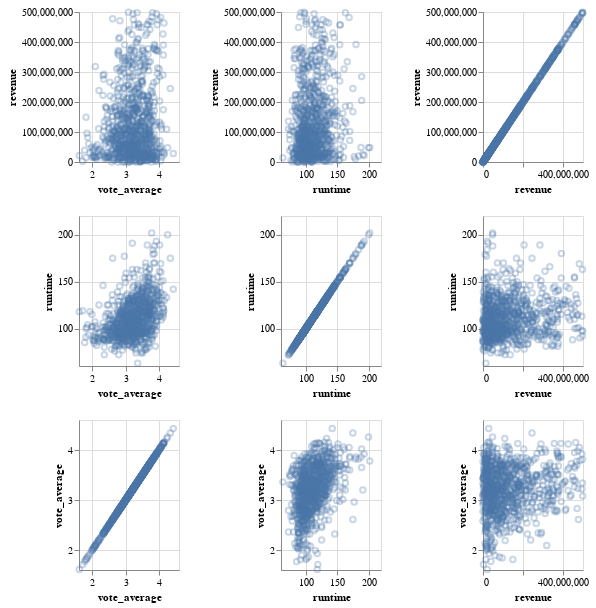

The cell this chart's notebook holds for it:
### Code cell
splom = alt.Chart(movies).mark_point(opacity= 0.3).encode(
    alt.X(alt.repeat('column'), type = 'quantitative', scale = alt.Scale(zero = False)),
    alt.Y(alt.repeat('row'), type = 'quantitative', scale = alt.Scale(zero = False)),
).properties(
    width = 100,
    height = 150
).repeat(
    row = ['revenue', 'runtime', 'vote_average'],
    column = [ 'vote_average', 'runtime', 'revenue']
)

# Show the plot
splom

### Figure 1 — Vega-Lite specification as saved in the notebook (floating-point values rounded to 4 significant figures; data arrays with more than 128 entries replaced by an {"elided": "..."} marker saying what was removed)
{"config": {"view": {"continuousWidth": 300, "continuousHeight": 300}}, "repeat": {"column": ["vote_average", "runtime", "revenue"], "row": ["revenue", "runtime", "vote_average"]}, "spec": {"data": {"name": "data-b98185c46af72946cc44abcb25fbd79e"}, "mark": {"type": "point", "opacity": 0.3}, "encoding": {"x": {"field": {"repeat": "column"}, "scale": {"zero": false}, "type": "quantitative"}, "y": {"field": {"repeat": "row"}, "scale": {"zero": false}, "type": "quantitative"}}, "height": 150, "width": 100}, "$schema": "https://vega.github.io/schema/vega-lite/v5.8.0.json", "datasets": {"data-b98185c46af72946cc44abcb25fbd79e": {"elided": "918 records"}}}
